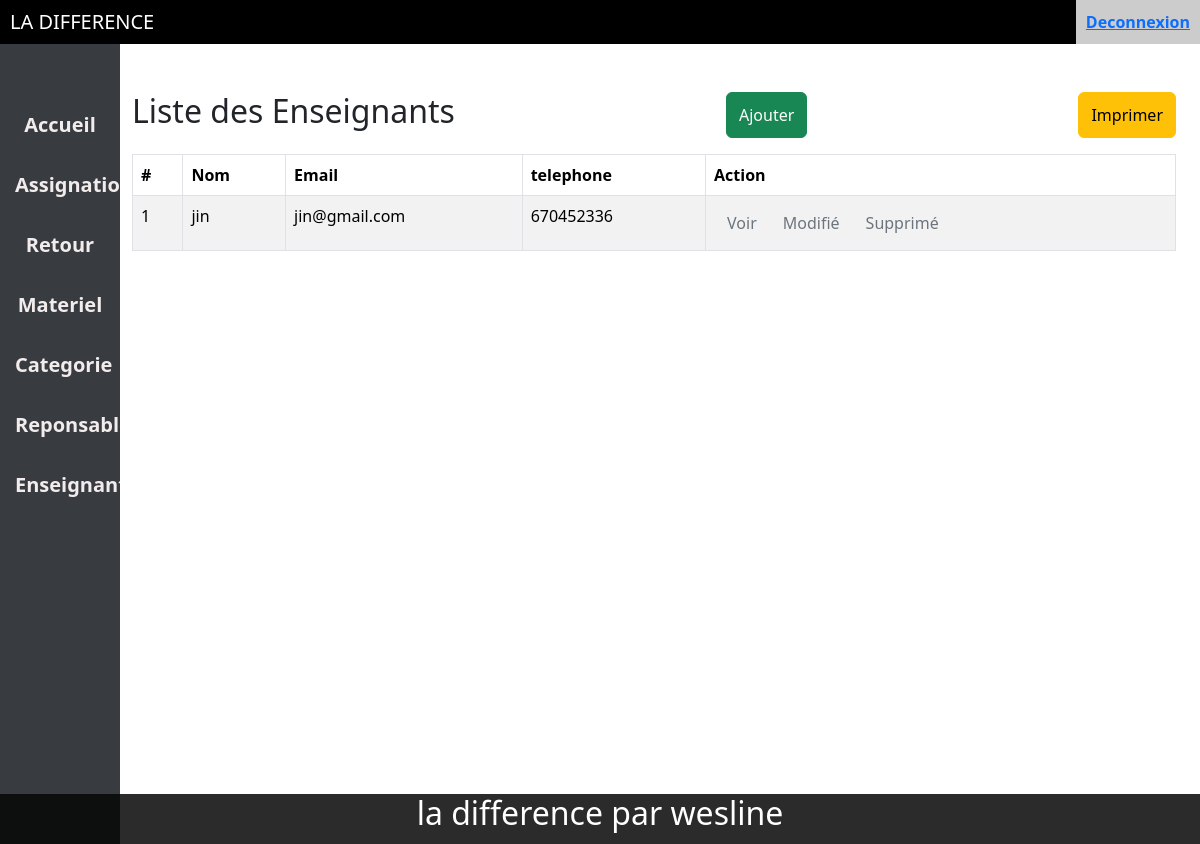
Screenshot of /difference/difference/page/enseignant/index.php with the database file from the repository.
### tables this page shows
CREATE TABLE `enseignant` (
  `id` int(11) NOT NULL,
  `matricul` varchar(255) NOT NULL,
  `nom` varchar(255) NOT NULL,
  `prenom` varchar(255) NOT NULL,
  `date_nais` date NOT NULL,
  `telephone` varchar(255) NOT NULL,
  `email` varchar(255) NOT NULL,
  `bureau` varchar(255) NOT NULL,
  `departement` varchar(255) NOT NULL,
  `discipline` varchar(255) NOT NULL,
  `image` varchar(255) NOT NULL
);

### difference/difference/page/enseignant/index.php (the view, shortened to what this page needs)
<!DOCTYPE html>
<html lang="en">
<head>
    <link rel="stylesheet" href="../../ex_style/css/bootstrap.min.css">
    <link rel="stylesheet" href="style.css">
</head>
<body>
    <?php require_once "../../components/navbar.php";?>
    <?php require_once "../../components/siberbar.php";?>
    <div class="content">
        <div class="container-fluid mb-9">
        <div class="row">
                <div class="col-md-12">
                    <div class="mt-5 mb-3 d-flex justify-content-between">
                        <h2 class="pull-left">Liste des Enseignants</h2>
                        <button type="button" class="btn btn-success" data-bs-toggle="modal" data-bs-target="#modaladd"><i class="fa fa-plus"></i> Ajouter</button>
                        <button class="btn btn-warning" data-bs-toggle="modal" data-bs-target="#modaladd" onclick="window.print()">Imprimer</button>
                    </div>
                    <?php
                    require_once "../../config/config.php";
                    $sql = "SELECT * FROM enseignant";
                    if($result = mysqli_query($link, $sql)){
                        if(mysqli_num_rows($result) > 0){
                            echo '<table class="table table-hover table-bordered table-striped">';
                                echo "<thead>";
                                    echo "<tr>";
                                        echo "<th>#</th>";
                                        echo "<th>Nom</th>";
                                        echo "<th>Email</th>";
                                        echo "<th>telephone</th>";
                                        echo "<th>Action</th>";
                                    echo "</tr>";
                                echo "</thead>";
                                echo "<tbody>";
                                while($row = mysqli_fetch_array($result)){
                                    echo "<tr>";
                                        echo "<td>" . $row['id'] . "</td>";
                                        echo "<td>" . $row['nom'] . "</td>";
                                        echo "<td>" . $row['email'] . "</td>";
                                        echo "<td>" . $row['telephone'] . "</td>";
                                        echo "<td>";
                                            echo '<a class="btn btn-pink text-secondary" href="read.php?id='. $row['id'] .'" >Voir</a>';
                                            echo '<a class="btn btn-pink text-secondary" href="update.php?id='. $row['id'] .'" >Modifié</i></a>';
                                            echo '<a class="btn btn-pink text-secondary" href="delete.php?id='. $row['id'] .'" >Supprimé</a>';
                                        echo "</td>";
                                    echo "</tr>";
                                }
                                echo "</tbody>";
                            echo "</table>";
                        } else{
                            echo '<div class="alert alert-danger"><em>Pas d\'enregistrement</em></div>';
                        }
                    } else{
                        echo "Oops! Une erreur est survenue";
                    }
                    ?>
                </div>
            </div>
        </div>
    </div>
      <?php require_once "../../components/footer.php";?>
</body>
</html>

### difference/difference/page/enseignant/style.css (style rules this page uses)
body { font-family: Arial, sans-serif; }
a { color: #4caf50; text-decoration: none; font-weight: bold; }
button { background-color: #4caf50; color: white; padding: 12px 20px; border: none; border-radius: 4px; cursor: pointer; transition: background-color 0.3s; }

### rows the page displays
enseignant: id "1", nom "jin", email "jin@gmail.com", telephone "670452336"
